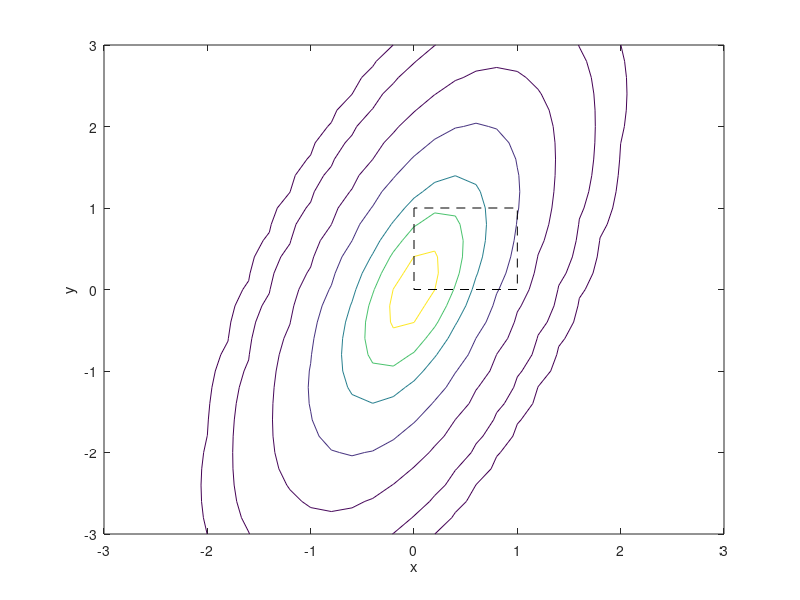

The MATLAB script that drew this image:
%%Plotting multivariate Gaussian probability density surfaces


%%Randomly generate 10,000 samples of X from any distribution
mu = [0 0];
Sigma = [0.25 0.3; 0.3 1];

x1 = -3:0.2:3;
x2 = -3:0.2:3;
[X1,X2] = meshgrid(x1,x2);
X = [X1(:) X2(:)];
%%Fit a Gaussian to the generated random points, i.e. computing the mean and covariance
%%matrix from the available data
%%probability densities
y = mvnpdf(X,mu,Sigma);
y = reshape(y,length(x2),length(x1));

%%Plot the three ellipsoid surfaces
surf(x1,x2,y)
caxis([min(y(:))-0.5*range(y(:)),max(y(:))])
axis([-3 3 -3 3 0 0.4])
xlabel('x1')
ylabel('x2')
zlabel('Probability Density')



mu = [1 -1];
Sigma = [.9 .4; .4 .3];


[X1,X2] = meshgrid(linspace(-1,3,25)',linspace(-3,1,25)');
X = [X1(:) X2(:)];


p = mvncdf(X,mu,Sigma);


Z = reshape(p,25,25);
surf(X1,X2,Z)


mu = [0 0];
Sigma = [0.25 0.3; 0.3 1];

p = mvncdf([0 0],[1 1],mu,Sigma)


x1 = -3:.2:3;
x2 = -3:.2:3;
[X1,X2] = meshgrid(x1,x2);
X = [X1(:) X2(:)];

y = mvnpdf(X,mu,Sigma);
y = reshape(y,length(x2),length(x1));

contour(x1,x2,y,[0.0001 0.001 0.01 0.05 0.15 0.25 0.35])
xlabel('x')
ylabel('y')
line([0 0 1 1 0],[1 0 0 1 1],'Linestyle','--','Color','k')

